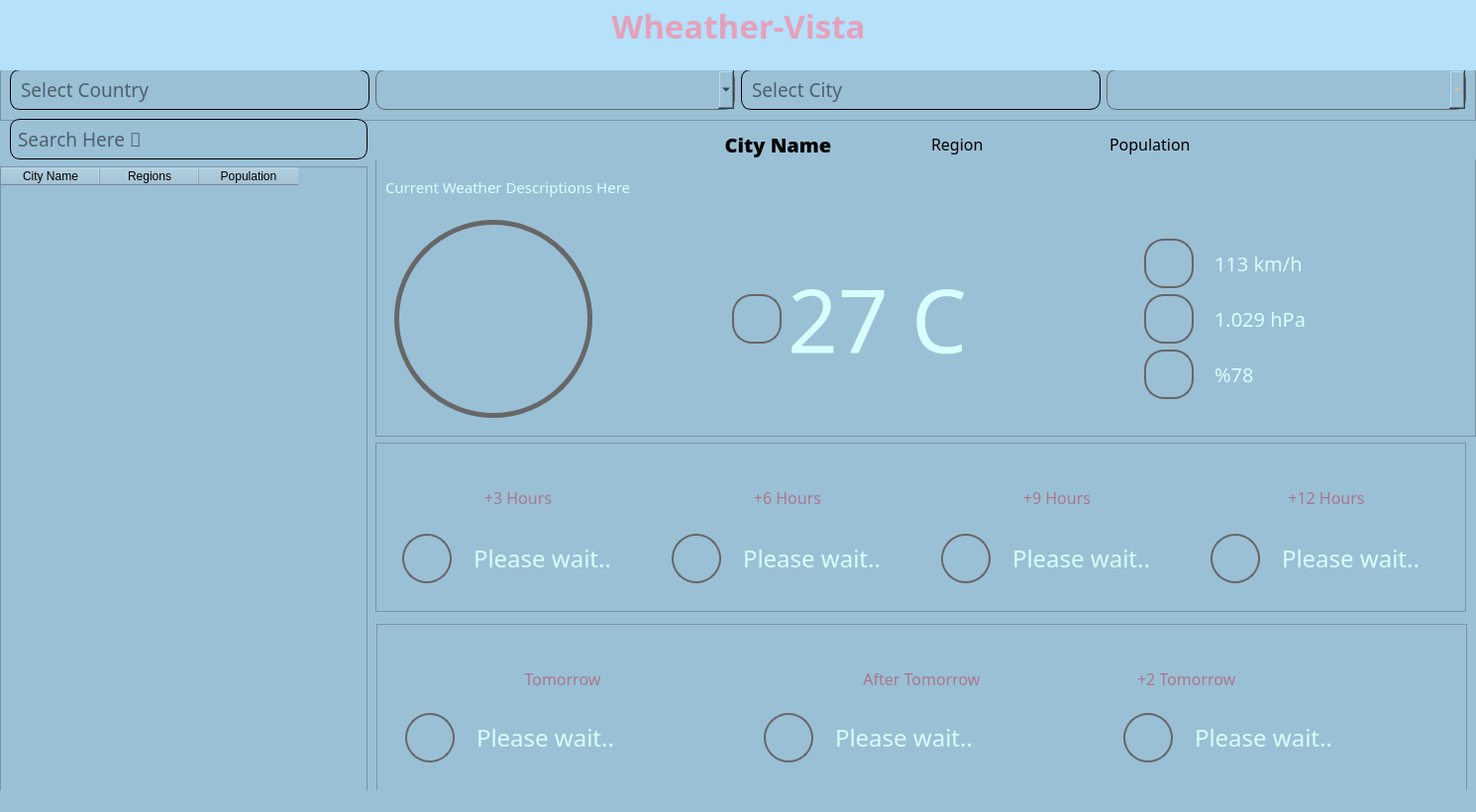
<?xml version="1.0" encoding="UTF-8"?>
<ui version="4.0">
 <class>MainWindow</class>
 <widget class="QMainWindow" name="MainWindow">
  <property name="geometry">
   <rect>
    <x>0</x>
    <y>0</y>
    <width>1490</width>
    <height>820</height>
   </rect>
  </property>
  <property name="windowTitle">
   <string>MainWindow</string>
  </property>
  <property name="styleSheet">
   <string notr="true">background-color: rgb(154, 192, 214);</string>
  </property>
  <widget class="QWidget" name="centralwidget">
   <widget class="QFrame" name="weather_forecast_frame_9">
    <property name="enabled">
     <bool>true</bool>
    </property>
    <property name="geometry">
     <rect>
      <x>379</x>
      <y>447</y>
      <width>1101</width>
      <height>171</height>
     </rect>
    </property>
    <property name="font">
     <font>
      <kerning>true</kerning>
     </font>
    </property>
    <property name="styleSheet">
     <string notr="true"/>
    </property>
    <property name="frameShape">
     <enum>QFrame::StyledPanel</enum>
    </property>
    <property name="frameShadow">
     <enum>QFrame::Raised</enum>
    </property>
    <layout class="QHBoxLayout" name="horizontalLayout_30" stretch="0,0,0,0">
     <property name="spacing">
      <number>0</number>
     </property>
     <property name="sizeConstraint">
      <enum>QLayout::SetDefaultConstraint</enum>
     </property>
     <property name="leftMargin">
      <number>7</number>
     </property>
     <property name="topMargin">
      <number>7</number>
     </property>
     <property name="rightMargin">
      <number>4</number>
     </property>
     <property name="bottomMargin">
      <number>7</number>
     </property>
     <item>
      <widget class="QFrame" name="frame_53">
       <property name="styleSheet">
        <string notr="true">background-color: rgb(190, 199, 229);
background-color: rgb(154, 192, 214);
padding: 10px;
border-radius: 20px;
border: none;</string>
       </property>
       <property name="frameShape">
        <enum>QFrame::StyledPanel</enum>
       </property>
       <property name="frameShadow">
        <enum>QFrame::Raised</enum>
       </property>
       <layout class="QGridLayout" name="gridLayout_57">
        <item row="1" column="1">
         <widget class="QLabel" name="forecast_temp_3hours">
          <property name="minimumSize">
           <size>
            <width>0</width>
            <height>30</height>
           </size>
          </property>
          <property name="font">
           <font>
            <family>Sitka Banner</family>
            <pointsize>18</pointsize>
            <weight>50</weight>
            <italic>false</italic>
            <bold>false</bold>
           </font>
          </property>
          <property name="styleSheet">
           <string notr="true">font: 18pt &quot;Sitka Banner&quot;;
color: rgb(216, 255, 254);</string>
          </property>
          <property name="text">
           <string>Please wait..</string>
          </property>
         </widget>
        </item>
        <item row="1" column="0">
         <widget class="QLabel" name="forecast_icon_3hours">
          <property name="minimumSize">
           <size>
            <width>50</width>
            <height>50</height>
           </size>
          </property>
          <property name="maximumSize">
           <size>
            <width>50</width>
            <height>50</height>
           </size>
          </property>
          <property name="font">
           <font>
            <pointsize>8</pointsize>
           </font>
          </property>
          <property name="styleSheet">
           <string notr="true">border: none;
padding: 5px;
border: 2px solid rgb(103, 103, 103);
border-radius: 25px;
color: rgb(252, 191, 130);</string>
          </property>
          <property name="text">
           <string/>
          </property>
          <property name="scaledContents">
           <bool>true</bool>
          </property>
         </widget>
        </item>
        <item row="0" column="0" colspan="2">
         <widget class="QLabel" name="forecast_time1_8">
          <property name="minimumSize">
           <size>
            <width>0</width>
            <height>30</height>
           </size>
          </property>
          <property name="font">
           <font>
            <family>Adobe Caslon Pro</family>
            <pointsize>12</pointsize>
           </font>
          </property>
          <property name="styleSheet">
           <string notr="true">border: none;
color: rgb(170, 119, 138);</string>
          </property>
          <property name="text">
           <string>+3 Hours</string>
          </property>
          <property name="alignment">
           <set>Qt::AlignCenter</set>
          </property>
         </widget>
        </item>
       </layout>
      </widget>
     </item>
     <item>
      <widget class="QFrame" name="frame_54">
       <property name="styleSheet">
        <string notr="true">background-color: rgb(190, 199, 229);
background-color: rgb(154, 192, 214);
padding: 10px;
border-radius: 20px;
border: none;</string>
       </property>
       <property name="frameShape">
        <enum>QFrame::StyledPanel</enum>
       </property>
       <property name="frameShadow">
        <enum>QFrame::Raised</enum>
       </property>
       <layout class="QGridLayout" name="gridLayout_58">
        <item row="1" column="1">
         <widget class="QLabel" name="forecast_temp_6hours">
          <property name="minimumSize">
           <size>
            <width>0</width>
            <height>30</height>
           </size>
          </property>
          <property name="font">
           <font>
            <family>Sitka Banner</family>
            <pointsize>18</pointsize>
            <weight>50</weight>
            <italic>false</italic>
            <bold>false</bold>
           </font>
          </property>
          <property name="styleSheet">
           <string notr="true">font: 18pt &quot;Sitka Banner&quot;;
color: rgb(216, 255, 254);</string>
          </property>
          <property name="text">
           <string>Please wait..</string>
          </property>
         </widget>
        </item>
        <item row="1" column="0">
         <widget class="QLabel" name="forecast_icon_6hours">
          <property name="minimumSize">
           <size>
            <width>50</width>
            <height>50</height>
           </size>
          </property>
          <property name="maximumSize">
           <size>
            <width>50</width>
            <height>50</height>
           </size>
          </property>
          <property name="font">
           <font>
            <pointsize>8</pointsize>
           </font>
          </property>
          <property name="styleSheet">
           <string notr="true">border: none;
padding: 5px;
border: 2px solid rgb(103, 103, 103);
border-radius: 25px;
color: rgb(252, 191, 130);</string>
          </property>
          <property name="text">
           <string/>
          </property>
          <property name="scaledContents">
           <bool>true</bool>
          </property>
         </widget>
        </item>
        <item row="0" column="0" colspan="2">
         <widget class="QLabel" name="forecast_time2_8">
          <property name="minimumSize">
           <size>
            <width>0</width>
            <height>30</height>
           </size>
          </property>
          <property name="font">
           <font>
            <family>Adobe Caslon Pro</family>
            <pointsize>12</pointsize>
           </font>
          </property>
          <property name="styleSheet">
           <string notr="true">border: none;
color: rgb(170, 119, 138);</string>
          </property>
          <property name="text">
           <string>+6 Hours</string>
          </property>
          <property name="alignment">
           <set>Qt::AlignCenter</set>
          </property>
         </widget>
        </item>
       </layout>
      </widget>
     </item>
     <item>
      <widget class="QFrame" name="frame_55">
       <property name="styleSheet">
        <string notr="true">background-color: rgb(190, 199, 229);
background-color: rgb(154, 192, 214);
padding: 10px;
border-radius: 20px;
border: none;</string>
       </property>
       <property name="frameShape">
        <enum>QFrame::StyledPanel</enum>
       </property>
       <property name="frameShadow">
        <enum>QFrame::Raised</enum>
       </property>
       <layout class="QGridLayout" name="gridLayout_59">
        <item row="1" column="0">
         <widget class="QLabel" name="forecast_icon_9hours">
          <property name="minimumSize">
           <size>
            <width>50</width>
            <height>50</height>
           </size>
          </property>
          <property name="maximumSize">
           <size>
            <width>50</width>
            <height>50</height>
           </size>
          </property>
          <property name="font">
           <font>
            <pointsize>8</pointsize>
           </font>
          </property>
          <property name="styleSheet">
           <string notr="true">border: none;
padding: 5px;
border: 2px solid rgb(103, 103, 103);
border-radius: 25px;
color: rgb(252, 191, 130);</string>
          </property>
          <property name="text">
           <string/>
          </property>
          <property name="scaledContents">
           <bool>true</bool>
          </property>
         </widget>
        </item>
        <item row="0" column="0" colspan="2">
         <widget class="QLabel" name="forecast_time3_12">
          <property name="minimumSize">
           <size>
            <width>0</width>
            <height>30</height>
           </size>
          </property>
          <property name="font">
           <font>
            <family>Adobe Caslon Pro</family>
            <pointsize>12</pointsize>
           </font>
          </property>
          <property name="styleSheet">
           <string notr="true">border: none;
color: rgb(170, 119, 138);</string>
          </property>
          <property name="text">
           <string>+9 Hours</string>
          </property>
          <property name="alignment">
           <set>Qt::AlignCenter</set>
          </property>
         </widget>
        </item>
        <item row="1" column="1">
         <widget class="QLabel" name="forecast_temp_9hours">
          <property name="minimumSize">
           <size>
            <width>0</width>
            <height>30</height>
           </size>
          </property>
          <property name="font">
           <font>
            <family>Sitka Banner</family>
            <pointsize>18</pointsize>
            <weight>50</weight>
            <italic>false</italic>
            <bold>false</bold>
           </font>
          </property>
          <property name="styleSheet">
           <string notr="true">font: 18pt &quot;Sitka Banner&quot;;
color: rgb(216, 255, 254);</string>
          </property>
          <property name="text">
           <string>Please wait..</string>
          </property>
         </widget>
        </item>
       </layout>
      </widget>
     </item>
     <item>
      <widget class="QFrame" name="frame_56">
       <property name="styleSheet">
        <string notr="true">background-color: rgb(190, 199, 229);
background-color: rgb(154, 192, 214);
padding: 10px;
border-radius: 20px;
border: none;</string>
       </property>
       <property name="frameShape">
        <enum>QFrame::StyledPanel</enum>
       </property>
       <property name="frameShadow">
        <enum>QFrame::Raised</enum>
       </property>
       <layout class="QGridLayout" name="gridLayout_60">
        <item row="1" column="0">
         <widget class="QLabel" name="forecast_icon_12hours">
          <property name="minimumSize">
           <size>
            <width>50</width>
            <height>50</height>
           </size>
          </property>
          <property name="maximumSize">
           <size>
            <width>50</width>
            <height>50</height>
           </size>
          </property>
          <property name="font">
           <font>
            <pointsize>8</pointsize>
           </font>
          </property>
          <property name="styleSheet">
           <string notr="true">border: none;
padding: 5px;
border: 2px solid rgb(103, 103, 103);
border-radius: 25px;
color: rgb(252, 191, 130);</string>
          </property>
          <property name="text">
           <string/>
          </property>
          <property name="scaledContents">
           <bool>true</bool>
          </property>
         </widget>
        </item>
        <item row="1" column="1">
         <widget class="QLabel" name="forecast_temp_12hours">
          <property name="minimumSize">
           <size>
            <width>0</width>
            <height>30</height>
           </size>
          </property>
          <property name="font">
           <font>
            <family>Sitka Banner</family>
            <pointsize>18</pointsize>
            <weight>50</weight>
            <italic>false</italic>
            <bold>false</bold>
           </font>
          </property>
          <property name="styleSheet">
           <string notr="true">font: 18pt &quot;Sitka Banner&quot;;
color: rgb(216, 255, 254);</string>
          </property>
          <property name="text">
           <string>Please wait..</string>
          </property>
         </widget>
        </item>
        <item row="0" column="0" colspan="2">
         <widget class="QLabel" name="forecast_time4_12">
          <property name="minimumSize">
           <size>
            <width>0</width>
            <height>30</height>
           </size>
          </property>
          <property name="font">
           <font>
            <family>Adobe Caslon Pro</family>
            <pointsize>12</pointsize>
           </font>
          </property>
          <property name="styleSheet">
           <string notr="true">border: none;
color: rgb(170, 119, 138);</string>
          </property>
          <property name="text">
           <string>+12 Hours</string>
          </property>
          <property name="alignment">
           <set>Qt::AlignCenter</set>
          </property>
         </widget>
        </item>
       </layout>
      </widget>
     </item>
    </layout>
   </widget>
   <widget class="QFrame" name="weather_forecast_frame_10">
    <property name="geometry">
     <rect>
      <x>380</x>
      <y>630</y>
      <width>1101</width>
      <height>171</height>
     </rect>
    </property>
    <property name="styleSheet">
     <string notr="true"/>
    </property>
    <property name="frameShape">
     <enum>QFrame::StyledPanel</enum>
    </property>
    <property name="frameShadow">
     <enum>QFrame::Raised</enum>
    </property>
    <layout class="QHBoxLayout" name="horizontalLayout_31">
     <item>
      <widget class="QFrame" name="frame_57">
       <property name="styleSheet">
        <string notr="true">background-color: rgb(190, 199, 229);
background-color: rgb(154, 192, 214);
padding: 10px;
border-radius: 20px;
border: none;</string>
       </property>
       <property name="frameShape">
        <enum>QFrame::StyledPanel</enum>
       </property>
       <property name="frameShadow">
        <enum>QFrame::Raised</enum>
       </property>
       <layout class="QGridLayout" name="gridLayout_61">
        <item row="1" column="1">
         <widget class="QLabel" name="forecast_temp_tomorrow">
          <property name="minimumSize">
           <size>
            <width>0</width>
            <height>30</height>
           </size>
          </property>
          <property name="font">
           <font>
            <family>Sitka Banner</family>
            <pointsize>18</pointsize>
            <weight>50</weight>
            <italic>false</italic>
            <bold>false</bold>
           </font>
          </property>
          <property name="styleSheet">
           <string notr="true">font: 18pt &quot;Sitka Banner&quot;;
color: rgb(216, 255, 254);</string>
          </property>
          <property name="text">
           <string>Please wait..</string>
          </property>
         </widget>
        </item>
        <item row="1" column="0">
         <widget class="QLabel" name="forecast_icon_tomorrow">
          <property name="minimumSize">
           <size>
            <width>50</width>
            <height>50</height>
           </size>
          </property>
          <property name="maximumSize">
           <size>
            <width>50</width>
            <height>50</height>
           </size>
          </property>
          <property name="font">
           <font>
            <pointsize>8</pointsize>
           </font>
          </property>
          <property name="styleSheet">
           <string notr="true">border: none;
padding: 5px;
border: 2px solid rgb(103, 103, 103);
border-radius: 25px;
color: rgb(252, 191, 130);</string>
          </property>
          <property name="text">
           <string/>
          </property>
          <property name="scaledContents">
           <bool>true</bool>
          </property>
         </widget>
        </item>
        <item row="0" column="0" colspan="2">
         <widget class="QLabel" name="label_tomorrow">
          <property name="minimumSize">
           <size>
            <width>0</width>
            <height>30</height>
           </size>
          </property>
          <property name="font">
           <font>
            <family>Adobe Caslon Pro</family>
            <pointsize>12</pointsize>
           </font>
          </property>
          <property name="styleSheet">
           <string notr="true">border: none;
color: rgb(170, 119, 138);</string>
          </property>
          <property name="text">
           <string>Tomorrow</string>
          </property>
          <property name="alignment">
           <set>Qt::AlignCenter</set>
          </property>
         </widget>
        </item>
       </layout>
      </widget>
     </item>
     <item>
      <widget class="QFrame" name="frame_58">
       <property name="styleSheet">
        <string notr="true">background-color: rgb(190, 199, 229);
background-color: rgb(154, 192, 214);
padding: 10px;
border-radius: 20px;
border: none;</string>
       </property>
       <property name="frameShape">
        <enum>QFrame::StyledPanel</enum>
       </property>
       <property name="frameShadow">
        <enum>QFrame::Raised</enum>
       </property>
       <layout class="QGridLayout" name="gridLayout_62">
        <item row="1" column="0">
         <widget class="QLabel" name="forecast_icon_after1">
          <property name="minimumSize">
           <size>
            <width>50</width>
            <height>50</height>
           </size>
          </property>
          <property name="maximumSize">
           <size>
            <width>50</width>
            <height>50</height>
           </size>
          </property>
          <property name="font">
           <font>
            <pointsize>8</pointsize>
           </font>
          </property>
          <property name="styleSheet">
           <string notr="true">border: none;
padding: 5px;
border: 2px solid rgb(103, 103, 103);
border-radius: 25px;
color: rgb(252, 191, 130);</string>
          </property>
          <property name="text">
           <string/>
          </property>
          <property name="scaledContents">
           <bool>true</bool>
          </property>
         </widget>
        </item>
        <item row="1" column="1">
         <widget class="QLabel" name="forecast_temp_after1">
          <property name="minimumSize">
           <size>
            <width>0</width>
            <height>30</height>
           </size>
          </property>
          <property name="font">
           <font>
            <family>Sitka Banner</family>
            <pointsize>18</pointsize>
            <weight>50</weight>
            <italic>false</italic>
            <bold>false</bold>
           </font>
          </property>
          <property name="styleSheet">
           <string notr="true">font: 18pt &quot;Sitka Banner&quot;;
color: rgb(216, 255, 254);</string>
          </property>
          <property name="text">
           <string>Please wait..</string>
          </property>
         </widget>
        </item>
        <item row="0" column="0" colspan="2">
         <widget class="QLabel" name="label1_tomorrow">
          <property name="minimumSize">
           <size>
            <width>0</width>
            <height>30</height>
           </size>
          </property>
          <property name="font">
           <font>
            <family>Adobe Caslon Pro</family>
            <pointsize>12</pointsize>
           </font>
          </property>
          <property name="styleSheet">
           <string notr="true">border: none;
color: rgb(170, 119, 138);</string>
          </property>
          <property name="text">
           <string>After Tomorrow</string>
          </property>
          <property name="alignment">
           <set>Qt::AlignCenter</set>
          </property>
         </widget>
        </item>
       </layout>
      </widget>
     </item>
     <item>
      <widget class="QFrame" name="frame_59">
       <property name="styleSheet">
        <string notr="true">background-color: rgb(190, 199, 229);
background-color: rgb(154, 192, 214);
padding: 10px;
border-radius: 20px;
border: none;</string>
       </property>
       <property name="frameShape">
        <enum>QFrame::StyledPanel</enum>
       </property>
       <property name="frameShadow">
        <enum>QFrame::Raised</enum>
       </property>
       <layout class="QGridLayout" name="gridLayout_63">
        <item row="1" column="1">
         <widget class="QLabel" name="forecast_temp_after2">
          <property name="minimumSize">
           <size>
            <width>0</width>
            <height>30</height>
           </size>
          </property>
          <property name="font">
           <font>
            <family>Sitka Banner</family>
            <pointsize>18</pointsize>
            <weight>50</weight>
            <italic>false</italic>
            <bold>false</bold>
           </font>
          </property>
          <property name="styleSheet">
           <string notr="true">font: 18pt &quot;Sitka Banner&quot;;
color: rgb(216, 255, 254);</string>
          </property>
          <property name="text">
           <string>Please wait..</string>
          </property>
         </widget>
        </item>
        <item row="1" column="0">
         <widget class="QLabel" name="forecast_icon_after2">
          <property name="minimumSize">
           <size>
            <width>50</width>
            <height>50</height>
           </size>
          </property>
          <property name="maximumSize">
           <size>
            <width>50</width>
            <height>50</height>
           </size>
          </property>
          <property name="font">
           <font>
            <pointsize>8</pointsize>
           </font>
          </property>
          <property name="styleSheet">
           <string notr="true">border: none;
padding: 5px;
border: 2px solid rgb(103, 103, 103);
border-radius: 25px;
color: rgb(252, 191, 130);</string>
          </property>
          <property name="text">
           <string/>
          </property>
          <property name="scaledContents">
           <bool>true</bool>
          </property>
         </widget>
        </item>
        <item row="0" column="0" colspan="2">
         <widget class="QLabel" name="label2_tomorrow">
          <property name="minimumSize">
           <size>
            <width>0</width>
            <height>30</height>
           </size>
          </property>
          <property name="font">
           <font>
            <family>Adobe Caslon Pro</family>
            <pointsize>12</pointsize>
           </font>
          </property>
          <property name="styleSheet">
           <string notr="true">border: none;
color: rgb(170, 119, 138);</string>
          </property>
          <property name="text">
           <string>+2 Tomorrow</string>
          </property>
         </widget>
        </item>
       </layout>
      </widget>
     </item>
    </layout>
   </widget>
   <widget class="QFrame" name="frame">
    <property name="geometry">
     <rect>
      <x>379</x>
      <y>160</y>
      <width>1111</width>
      <height>281</height>
     </rect>
    </property>
    <property name="styleSheet">
     <string notr="true"/>
    </property>
    <property name="frameShape">
     <enum>QFrame::StyledPanel</enum>
    </property>
    <property name="frameShadow">
     <enum>QFrame::Raised</enum>
    </property>
    <layout class="QVBoxLayout" name="verticalLayout_13">
     <item>
      <widget class="QLabel" name="current_weather_description">
       <property name="font">
        <font>
         <family>Adobe Garamond Pro Bold</family>
         <pointsize>11</pointsize>
        </font>
       </property>
       <property name="styleSheet">
        <string notr="true">border: none;
color: rgb(216, 255, 254);</string>
       </property>
       <property name="text">
        <string>Current Weather Descriptions Here</string>
       </property>
      </widget>
     </item>
     <item alignment="Qt::AlignTop">
      <widget class="QFrame" name="middle_frame">
       <property name="styleSheet">
        <string notr="true">border: none;
</string>
       </property>
       <property name="frameShape">
        <enum>QFrame::StyledPanel</enum>
       </property>
       <property name="frameShadow">
        <enum>QFrame::Raised</enum>
       </property>
       <layout class="QHBoxLayout" name="horizontalLayout_32">
        <item alignment="Qt::AlignLeft|Qt::AlignVCenter">
         <widget class="QFrame" name="frame_61">
          <property name="minimumSize">
           <size>
            <width>200</width>
            <height>200</height>
           </size>
          </property>
          <property name="maximumSize">
           <size>
            <width>200</width>
            <height>200</height>
           </size>
          </property>
          <property name="styleSheet">
           <string notr="true">padding: 5px;
border: 5px solid rgb(103, 103, 103);
border-radius: 100px;
color: rgb(252, 191, 130);</string>
          </property>
          <property name="frameShape">
           <enum>QFrame::StyledPanel</enum>
          </property>
          <property name="frameShadow">
           <enum>QFrame::Raised</enum>
          </property>
          <layout class="QVBoxLayout" name="verticalLayout_18">
           <item>
            <widget class="QLabel" name="current_weather_icon">
             <property name="minimumSize">
              <size>
               <width>100</width>
               <height>100</height>
              </size>
             </property>
             <property name="maximumSize">
              <size>
               <width>100</width>
               <height>100</height>
              </size>
             </property>
             <property name="font">
              <font>
               <pointsize>7</pointsize>
              </font>
             </property>
             <property name="styleSheet">
              <string notr="true">border: none;
background: none;</string>
             </property>
             <property name="text">
              <string/>
             </property>
             <property name="scaledContents">
              <bool>true</bool>
             </property>
             <property name="alignment">
              <set>Qt::AlignCenter</set>
             </property>
            </widget>
           </item>
          </layout>
         </widget>
        </item>
        <item>
         <widget class="QLabel" name="label_51">
          <property name="maximumSize">
           <size>
            <width>50</width>
            <height>50</height>
           </size>
          </property>
          <property name="styleSheet">
           <string notr="true">padding: 5px;
border: 2px solid rgb(103, 103, 103);
border-radius: 20px;
color: rgb(252, 191, 130);</string>
          </property>
          <property name="text">
           <string/>
          </property>
          <property name="pixmap">
           <pixmap>icons/hot.png</pixmap>
          </property>
          <property name="scaledContents">
           <bool>true</bool>
          </property>
         </widget>
        </item>
        <item>
         <widget class="QLabel" name="temperature_label">
          <property name="font">
           <font>
            <family>Sitka Banner</family>
            <pointsize>67</pointsize>
            <weight>50</weight>
            <italic>false</italic>
            <bold>false</bold>
           </font>
          </property>
          <property name="styleSheet">
           <string notr="true">
font: 67pt &quot;Sitka Banner&quot;;
color: rgb(216, 255, 254);</string>
          </property>
          <property name="text">
           <string>27 C</string>
          </property>
         </widget>
        </item>
        <item>
         <widget class="QFrame" name="frame_63">
          <property name="styleSheet">
           <string notr="true">background-color: rgb(190, 199, 229);
background-color: rgb(154, 192, 214);
padding: 10px;
border-radius: 20px;</string>
          </property>
          <property name="frameShape">
           <enum>QFrame::StyledPanel</enum>
          </property>
          <property name="frameShadow">
           <enum>QFrame::Raised</enum>
          </property>
          <layout class="QGridLayout" name="gridLayout_65">
           <item row="0" column="1">
            <widget class="QLabel" name="wind_speed_label">
             <property name="font">
              <font>
               <family>Sitka Banner</family>
               <pointsize>15</pointsize>
               <weight>50</weight>
               <italic>false</italic>
               <bold>false</bold>
              </font>
             </property>
             <property name="styleSheet">
              <string notr="true">font: 15pt &quot;Sitka Banner&quot;;
color: rgb(216, 255, 254);</string>
             </property>
             <property name="text">
              <string>113 km/h</string>
             </property>
            </widget>
           </item>
           <item row="1" column="0">
            <widget class="QLabel" name="label_52">
             <property name="maximumSize">
              <size>
               <width>50</width>
               <height>50</height>
              </size>
             </property>
             <property name="styleSheet">
              <string notr="true">padding: 5px;
border: 2px solid rgb(103, 103, 103);
border-radius: 20px;
color: rgb(252, 191, 130);</string>
             </property>
             <property name="text">
              <string/>
             </property>
             <property name="pixmap">
              <pixmap>icons/thermometer.png</pixmap>
             </property>
             <property name="scaledContents">
              <bool>true</bool>
             </property>
            </widget>
           </item>
           <item row="0" column="0">
            <widget class="QLabel" name="label_50">
             <property name="maximumSize">
              <size>
               <width>50</width>
               <height>50</height>
              </size>
             </property>
             <property name="font">
              <font>
               <pointsize>42</pointsize>
              </font>
             </property>
             <property name="styleSheet">
              <string notr="true">padding: 5px;
border: 2px solid rgb(103, 103, 103);
border-radius: 20px;
color: rgb(252, 191, 130);</string>
             </property>
             <property name="text">
              <string/>
             </property>
             <property name="pixmap">
              <pixmap>icons/wind.png</pixmap>
             </property>
             <property name="scaledContents">
              <bool>true</bool>
             </property>
            </widget>
           </item>
           <item row="1" column="1">
            <widget class="QLabel" name="pressure_label">
             <property name="font">
              <font>
               <family>Sitka Banner</family>
               <pointsize>15</pointsize>
               <weight>50</weight>
               <italic>false</italic>
               <bold>false</bold>
              </font>
             </property>
             <property name="styleSheet">
              <string notr="true">font: 15pt &quot;Sitka Banner&quot;;
color: rgb(216, 255, 254);</string>
             </property>
             <property name="text">
              <string>1.029 hPa</string>
             </property>
            </widget>
           </item>
           <item row="2" column="1">
            <widget class="QLabel" name="pressure_label_3">
             <property name="font">
              <font>
               <family>Sitka Banner</family>
               <pointsize>15</pointsize>
               <weight>50</weight>
               <italic>false</italic>
               <bold>false</bold>
              </font>
             </property>
             <property name="styleSheet">
              <string notr="true">font: 15pt &quot;Sitka Banner&quot;;
color: rgb(216, 255, 254);</string>
             </property>
             <property name="text">
              <string>%78</string>
             </property>
            </widget>
           </item>
           <item row="2" column="0">
            <widget class="QLabel" name="label_57">
             <property name="maximumSize">
              <size>
               <width>50</width>
               <height>50</height>
              </size>
             </property>
             <property name="styleSheet">
              <string notr="true">padding: 5px;
border: 2px solid rgb(103, 103, 103);
border-radius: 20px;
color: rgb(252, 191, 130);</string>
             </property>
             <property name="text">
              <string/>
             </property>
             <property name="pixmap">
              <pixmap>icons/humidty.png</pixmap>
             </property>
             <property name="scaledContents">
              <bool>true</bool>
             </property>
            </widget>
           </item>
          </layout>
         </widget>
        </item>
       </layout>
      </widget>
     </item>
    </layout>
   </widget>
   <widget class="QFrame" name="top_frame">
    <property name="geometry">
     <rect>
      <x>0</x>
      <y>60</y>
      <width>1490</width>
      <height>62</height>
     </rect>
    </property>
    <property name="minimumSize">
     <size>
      <width>882</width>
      <height>62</height>
     </size>
    </property>
    <property name="maximumSize">
     <size>
      <width>16777215</width>
      <height>62</height>
     </size>
    </property>
    <property name="styleSheet">
     <string notr="true"/>
    </property>
    <property name="frameShape">
     <enum>QFrame::StyledPanel</enum>
    </property>
    <property name="frameShadow">
     <enum>QFrame::Raised</enum>
    </property>
    <layout class="QGridLayout" name="gridLayout_66">
     <item row="1" column="1">
      <widget class="QComboBox" name="countries_list">
       <property name="font">
        <font>
         <family>Sitka Banner</family>
         <pointsize>14</pointsize>
        </font>
       </property>
       <property name="styleSheet">
        <string notr="true">padding: 5px;
border: 1px solid rgb(103, 103, 103);
border-radius: 10px;
color: rgb(272, 191, 130);</string>
       </property>
      </widget>
     </item>
     <item row="1" column="0">
      <widget class="QLabel" name="label_54">
       <property name="font">
        <font>
         <family>Sitka Banner</family>
         <pointsize>14</pointsize>
        </font>
       </property>
       <property name="styleSheet">
        <string notr="true">padding: 5px;
color: rgb(77, 96, 107);
border: 1px solid rgb(272, 192, 125);
border-radius: 10px;</string>
       </property>
       <property name="text">
        <string>Select Country</string>
       </property>
      </widget>
     </item>
     <item row="1" column="3">
      <widget class="QComboBox" name="cities_list">
       <property name="font">
        <font>
         <family>Sitka Banner</family>
         <pointsize>14</pointsize>
        </font>
       </property>
       <property name="styleSheet">
        <string notr="true">padding: 5px;
border: 1px solid rgb(103, 103, 103);
border-radius: 10px;
color: rgb(252, 191, 130);</string>
       </property>
      </widget>
     </item>
     <item row="1" column="2">
      <widget class="QLabel" name="label_53">
       <property name="font">
        <font>
         <family>Sitka Banner</family>
         <pointsize>14</pointsize>
        </font>
       </property>
       <property name="styleSheet">
        <string notr="true">padding: 5px;
border: 1px solid rgb(272, 192, 125);
border-radius: 10px;
color: rgb(77, 96, 107);</string>
       </property>
       <property name="text">
        <string>Select City</string>
       </property>
      </widget>
     </item>
    </layout>
   </widget>
   <widget class="QTableWidget" name="tableWidget">
    <property name="geometry">
     <rect>
      <x>0</x>
      <y>168</y>
      <width>371</width>
      <height>651</height>
     </rect>
    </property>
    <property name="styleSheet">
     <string notr="true">background-color: rgb(154, 192, 214);
background-color: rgb(154, 192, 214);</string>
    </property>
    <column>
     <property name="text">
      <string>City Name</string>
     </property>
     <property name="background">
      <color>
       <red>154</red>
       <green>192</green>
       <blue>214</blue>
      </color>
     </property>
    </column>
    <column>
     <property name="text">
      <string>Regions</string>
     </property>
    </column>
    <column>
     <property name="text">
      <string>Population</string>
     </property>
    </column>
   </widget>
   <widget class="QLabel" name="city_name_label">
    <property name="geometry">
     <rect>
      <x>40</x>
      <y>130</y>
      <width>1491</width>
      <height>31</height>
     </rect>
    </property>
    <property name="font">
     <font>
      <family>Open Sans Extrabold</family>
      <pointsize>15</pointsize>
      <weight>50</weight>
      <bold>false</bold>
     </font>
    </property>
    <property name="styleSheet">
     <string notr="true"/>
    </property>
    <property name="text">
     <string>City Name</string>
    </property>
    <property name="alignment">
     <set>Qt::AlignCenter</set>
    </property>
   </widget>
   <widget class="QLineEdit" name="search_city">
    <property name="geometry">
     <rect>
      <x>10</x>
      <y>120</y>
      <width>361</width>
      <height>41</height>
     </rect>
    </property>
    <property name="font">
     <font>
      <family>Sitka Banner</family>
      <pointsize>14</pointsize>
     </font>
    </property>
    <property name="styleSheet">
     <string notr="true">padding: 5px;
border: 1px solid rgb(272, 192, 125);
border-radius: 10px;</string>
    </property>
    <property name="placeholderText">
     <string>Search Here 🔎</string>
    </property>
   </widget>
   <widget class="QLabel" name="region_label">
    <property name="geometry">
     <rect>
      <x>940</x>
      <y>130</y>
      <width>81</width>
      <height>31</height>
     </rect>
    </property>
    <property name="minimumSize">
     <size>
      <width>0</width>
      <height>30</height>
     </size>
    </property>
    <property name="font">
     <font>
      <family>Adobe Caslon Pro</family>
      <pointsize>12</pointsize>
     </font>
    </property>
    <property name="styleSheet">
     <string notr="true">background-color: rgb(190, 199, 229);
background-color: rgb(154, 192, 214);</string>
    </property>
    <property name="text">
     <string>Region</string>
    </property>
   </widget>
   <widget class="QLabel" name="population_label">
    <property name="geometry">
     <rect>
      <x>1120</x>
      <y>130</y>
      <width>101</width>
      <height>31</height>
     </rect>
    </property>
    <property name="minimumSize">
     <size>
      <width>0</width>
      <height>30</height>
     </size>
    </property>
    <property name="font">
     <font>
      <family>Adobe Caslon Pro</family>
      <pointsize>12</pointsize>
     </font>
    </property>
    <property name="text">
     <string>Population</string>
    </property>
   </widget>
   <widget class="QLabel" name="label_21">
    <property name="geometry">
     <rect>
      <x>0</x>
      <y>-20</y>
      <width>1491</width>
      <height>91</height>
     </rect>
    </property>
    <property name="font">
     <font>
      <family>Adobe Garamond Pro Bold</family>
      <pointsize>25</pointsize>
      <weight>75</weight>
      <bold>true</bold>
     </font>
    </property>
    <property name="styleSheet">
     <string notr="true">border: none;
color: rgb(170, 119, 138);
background-color: rgb(64, 150, 225);
background-color: rgb(110, 137, 153);
background-color: rgb(181, 225, 250);
color: rgb(229, 161, 187);</string>
    </property>
    <property name="text">
     <string>Wheather-Vista</string>
    </property>
    <property name="alignment">
     <set>Qt::AlignCenter</set>
    </property>
   </widget>
  </widget>
  <widget class="QMenuBar" name="menubar">
   <property name="geometry">
    <rect>
     <x>0</x>
     <y>0</y>
     <width>1490</width>
     <height>26</height>
    </rect>
   </property>
  </widget>
  <widget class="QStatusBar" name="statusbar"/>
 </widget>
 <resources/>
 <connections/>
</ui>
